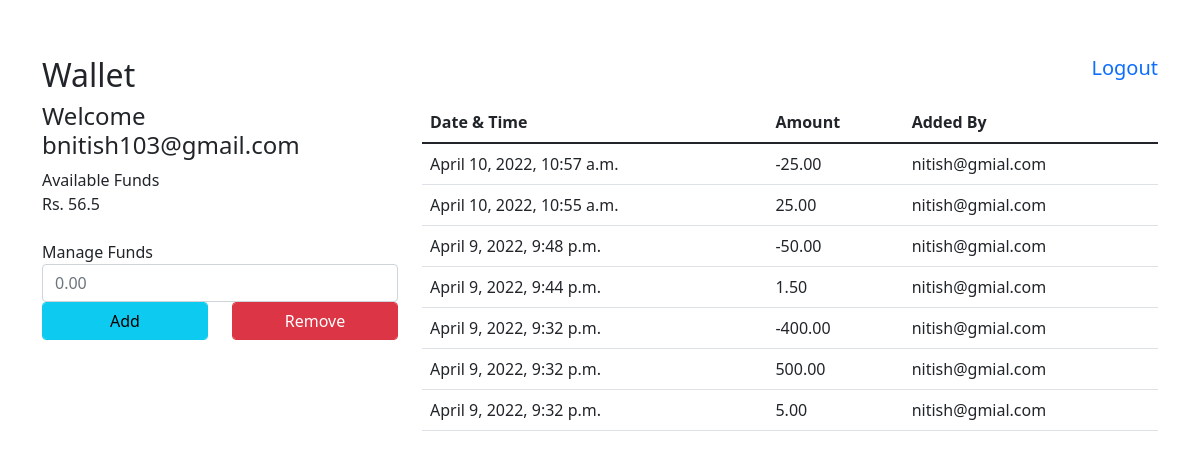
Page / (signed in) on the committed database.
### app_userWallet/models.py (models this page shows, shortened)
class User(AbstractUser):
    username = models.CharField(max_length=30, unique=False)
    email = models.EmailField(unique=True, null=True)
    USERNAME_FIELD = 'email'
    REQUIRED_FIELDS = []

class UserTransactionHistory(models.Model):
    userWallet = models.ForeignKey(User, on_delete=models.SET_NULL, null=True)
    updateAmount = models.DecimalField(max_digits=5, decimal_places=2)
    added_by = models.CharField(max_length=200)
    updated = models.DateTimeField(auto_now=True)
    created = models.DateField(auto_now_add=True)
    class Meta:
        ordering = ['-updated', '-created']

### app_userWallet/views.py (the view)
# urls.py: path('', views.walletPage, name='wallet'),
@login_required(login_url='login')
def walletPage(request):
    user_id = request.user.id
    userTransactionHistory = UserTransactionHistory.objects.filter(userWallet_id=user_id)
    sum_updateAmount = userTransactionHistory.aggregate(Sum('updateAmount'))
    context = {'userTransactionHistory':userTransactionHistory, 'sum_updateAmount':sum_updateAmount}
    return render(request, 'app_userWallet/wallet.html', context)

### app_userWallet/templates/app_userWallet/wallet.html (shortened to what this page needs)
{% extends 'app_userWallet/main.html' %}
{% load static %}
{% block content %}
    <div class="col-lg-12 container-body">
        <div class="row">
            <div class="col-lg-6">
                <h2>Wallet</h2>
            </div>
            <div class="col-lg-6">
                {% if request.user.is_authenticated %}
                <a href="{% url 'logout' %}"><h5 class="float-end">Logout</h5></a>
                {% endif %}
            </div>
        </div>
        <div class="row">
            <div class="col-md-4">
                <h4>Welcome {{request.user}}</h4>
                <div class="form-group">
                    <label>Available Funds</label>
                </div>
                <div class="form-group">
                    {% if userTransactionHistory.count > 0 %}
                        <label>Rs. {{sum_updateAmount.updateAmount__sum}}</label>
                    {% else %}
                    <label>Rs. 0</label>
                    {% endif%}
                </div>
                <br>
                <form action="{% url 'submit-wallet' %}" method="POST">
                    <div class="form-group">
                        <label for="fund">Manage Funds</label>
                        <input type="text" class="form-control" name="updateAmount" id="updateAmount" required placeholder="0.00">
                    </div>
                    <div class="form-group">
                        <div class="row">
                            <div class="col-md-6">
                                <input type="submit" class="form-control btn btn-info" name="fund" value="Add">
                            </div>
                            <div class="col-md-6">
                                <input type="submit" class="form-control btn btn-danger" name="fund" value="Remove">
                            </div>
                        </div>
                    </div>
                </form>
            </div>
            <div class="col-md-8">
                <table class="table">
                    <thead>
                        <th>Date & Time</th>
                        <th>Amount</th>
                        <th>Added By</th>
                    </thead>
                    <tbody>
                        {% if userTransactionHistory.count > 0 %}
                            {% for TransactionHistory in userTransactionHistory %}
                            <tr>
                                <td>{{TransactionHistory.updated}}</td>
                                <td>{{TransactionHistory.updateAmount}}</td>
                                <td>nitish@gmial.com</td>
                            </tr>
                            {% endfor %}
                        {% else %}
                        <tr>
                            <td colspan="3" class="text-center">No data found!</td>
                        </tr>
                        {% endif %}
                    </tbody>
                </table>
            </div>
        </div>
    </div>
{% endblock content %}

### app_userWallet/templates/app_userWallet/main.html (shortened to what this page needs)
<!DOCTYPE html>
{% load static %}
<html lang="en">
<head>
    <link href="https://cdn.jsdelivr.net/npm/bootstrap@5.1.3/dist/css/bootstrap.min.css" rel="stylesheet">
    <link rel="stylesheet" href="{% static 'css/main.css' %}">
</head>
<body>
    <div class="container">
        {% block content %}
        {% endblock content %}
    </div>
</body>
</html>

### static/css/main.css (style rules this page uses)
.container-body { padding-top: 5%; padding-bottom: 5%; }

### rows in the picture
User: user "bnitish103@gmail.com"
UserTransactionHistory: updated "April 10, 2022, 10:57 a.m.", updateAmount "-25.00"
UserTransactionHistory: updated "April 10, 2022, 10:55 a.m.", updateAmount "25.00"
UserTransactionHistory: updated "April 9, 2022, 9:48 p.m.", updateAmount "-50.00"
UserTransactionHistory: updated "April 9, 2022, 9:44 p.m.", updateAmount "1.50"
UserTransactionHistory: updated "April 9, 2022, 9:32 p.m.", updateAmount "-400.00"
UserTransactionHistory: updated "April 9, 2022, 9:32 p.m.", updateAmount "500.00"
UserTransactionHistory: updated "April 9, 2022, 9:32 p.m.", updateAmount "5.00"

### other values in the picture
{{ sum_updateAmount.updateAmount__sum }} "56.5"
